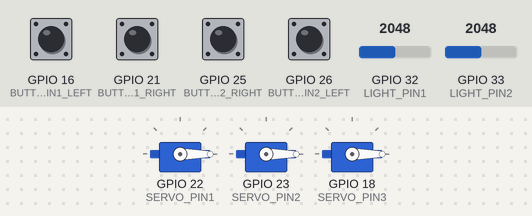
This sketch was run on a simulated ESP32. Shown: 3 × servo. Inputs (shaded band) come from the test bench; at power-on: GPIO 16 (BUTTON_PIN1_LEFT), GPIO 21 (BUTTON_PIN1_RIGHT), GPIO 25 (BUTTON_PIN2_RIGHT), GPIO 26 (BUTTON_PIN2_LEFT) HIGH, GPIO 32 (LIGHT_PIN1) = 2048, GPIO 33 (LIGHT_PIN2) = 2048. WiFi joins after 1.5 s; servers stay silent unless stated; what the sketch prints to the serial monitor is not drawn.

Above: at 2.7 s.
2.8 s: GPIO 16 (BUTTON_PIN1_LEFT) pulled LOW for 1 s
At 2.92 s:
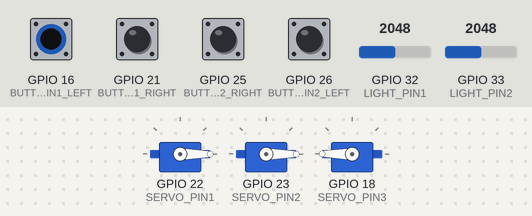
5.8 s: GPIO 21 (BUTTON_PIN1_RIGHT) pulled LOW for 0.15 s
At 7.0 s:
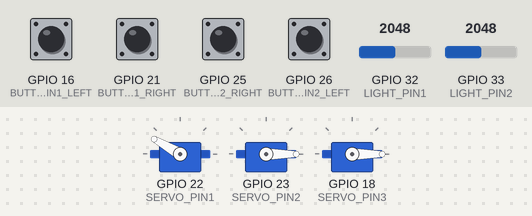
7.4 s: GPIO 25 (BUTTON_PIN2_RIGHT) pulled LOW for 0.15 s
At 8.6 s:
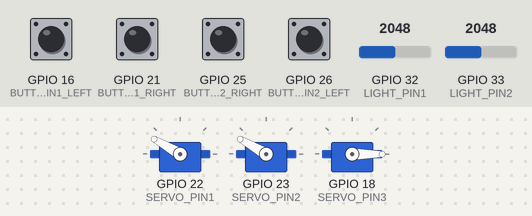
9.0 s: GPIO 26 (BUTTON_PIN2_LEFT) pulled LOW for 0.15 s
At 9.11 s:
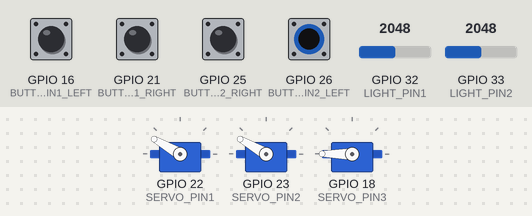
10.7 s: GPIO 21 (BUTTON_PIN1_RIGHT) pulled LOW for 1 s
At 12.8 s:
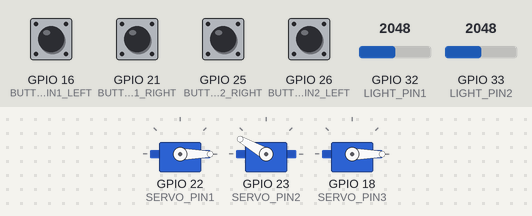
13.2 s: GPIO 16 (BUTTON_PIN1_LEFT) pulled LOW for 0.15 s
At 13.38 s:
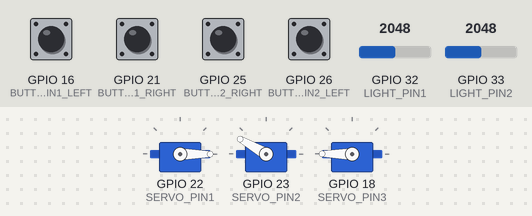
Timing chart, 0 to 15.9 s (numbered marks = the images above; inputs shaded):
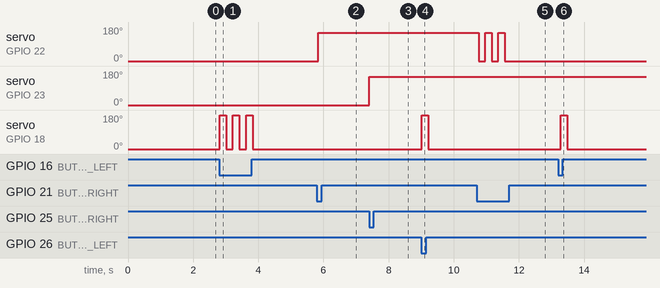

Measured:
- after the input at 2.8 s, servo on GPIO 18 (SERVO_PIN3): alternates 180° for 0.20 s and 0° for 0.20 s, 6 changes in all, then stays 0°, starting at once
- after the input at 5.8 s, servo on GPIO 22 (SERVO_PIN1): 0° → 150° at once
- after the input at 7.4 s, servo on GPIO 23 (SERVO_PIN2): 0° → 150° at once
- after the input at 9.0 s, servo on GPIO 18 (SERVO_PIN3): 0° → 180° at once, → 0° 0.20 s later
- after the input at 10.7 s, servo on GPIO 22 (SERVO_PIN1): alternates 150° for 0.20 s and 0° for 0.20 s, 5 changes in all, then stays 0°, starting after 0.07 s
- after the input at 13.2 s, servo on GPIO 18 (SERVO_PIN3): 0° → 180° after 0.08 s, → 0° 0.20 s later

The sketch:

cs334_final_project.ino
```cpp
#include <ESP32Servo.h>
#include <WebServer.h>
#include <WiFi.h>
#include <WiFiUdp.h>

#define LIGHT_PIN1 32
#define LIGHT_PIN2 33
#define SERVO_PIN1 22
#define SERVO_PIN2 23
#define BUTTON_PIN1_LEFT 16
#define BUTTON_PIN1_RIGHT 21
#define BUTTON_PIN2_LEFT 26
#define BUTTON_PIN2_RIGHT 25
#define STEPPER_IN1 19
#define STEPPER_IN2 18
#define STEPPER_IN3 5
#define STEPPER_IN4 17
#define SERVO_PIN3 18

const int delay_time = 100;
int started = 0;
int p1_score = 0;
int prev_photo_p1 = 0;
int p2_score = 0;
int prev_photo_p2 = 0;
int threshold = 600;
int pause_score = 0;
int p2_pos = 0;
int p1_pos = 0;
int shaker_pos = 0;
int shaker_move = 180;

Servo player1_servo;
Servo player2_servo;
Servo shaker_servo;

TaskHandle_t player1_task;
TaskHandle_t player2_task;

const char* ssid = "yale wireless";
WiFiUDP Udp;
unsigned int localUdpPort = 4210;
char incomingPacket[255];
const char * udpAddress = "172.29.33.169";
char packetBuffer[255];

void setup() {
  Serial.begin(115200);
  pinMode(LIGHT_PIN1, INPUT);
  pinMode(LIGHT_PIN2, INPUT);
  pinMode(BUTTON_PIN1_LEFT, INPUT_PULLUP);
  pinMode(BUTTON_PIN1_RIGHT, INPUT_PULLUP);
  pinMode(BUTTON_PIN2_LEFT, INPUT_PULLUP);
  pinMode(BUTTON_PIN2_RIGHT, INPUT_PULLUP);
  player1_servo.attach(SERVO_PIN1);
  player2_servo.attach(SERVO_PIN2);
  shaker_servo.attach(SERVO_PIN3);

  // multithreading for different players
  xTaskCreatePinnedToCore(
      player1, /* Function to implement the task */
      "player 1", /* Name of the task */
      10000,  /* Stack size in words */
      NULL,  /* Task input parameter */
      tskIDLE_PRIORITY,  /* Priority of the task */
      &player1_task,  /* Task handle. */
      0); /* Core where the task should run */

  // // multithreading for task 1 (rotating servo)
  xTaskCreatePinnedToCore(
      player2, /* Function to implement the task */
      "player 2", /* Name of the task */
      10000,  /* Stack size in words */
      NULL,  /* Task input parameter */
      1,  /* Priority of the task */
      &player2_task,  /* Task handle. */
      1); /* Core where the task should run */

  player1_servo.write(0);
  player2_servo.write(0);
  shaker_servo.write(0);
  p1_pos = 0;
  p2_pos = 0;
  shaker_pos = 0;
  prev_photo_p1 = analogRead(LIGHT_PIN1);
  prev_photo_p2 = analogRead(LIGHT_PIN2);

  int status = WL_IDLE_STATUS;
  WiFi.begin(ssid);
  Serial.println("");

  // Wait for connection
  while (WiFi.status() != WL_CONNECTED) {
    delay(500);
    Serial.print(".");
  }

  Serial.println("Connected to wifi");
  Serial.println(WiFi.localIP());
  Udp.begin(WiFi.localIP(), localUdpPort);
  Serial.printf("Now listening at IP %s, UDP port %d\n", WiFi.localIP().toString().c_str(), localUdpPort);
}

void loop() {}

void player1(void *parameter) {
  while (true) {
    // if (started == 0) {
    //   Udp.read(packetBuffer, 255);
    //   Serial.println(packetBuffer);
    //   delay(500);
    //   continue;
    // }

    int button_left = digitalRead(BUTTON_PIN1_LEFT);
    int button_right = digitalRead(BUTTON_PIN1_RIGHT);

      int goal = analogRead(LIGHT_PIN1);
      if (goal < prev_photo_p1 - threshold && goal < 50 && button_left != LOW) {
        if (pause_score == 0) {
          p1_score += 1;
          Serial.printf("new score p1! %d -> %d\n", prev_photo_p1, goal);
        }
        pause_score = 1;
      }
      prev_photo_p1 = goal;

    if (button_left == LOW) {
      shaker_pos = shaker_move;
      shaker_servo.write(shaker_move);
      delay(200);
      shaker_pos = 0;
      shaker_servo.write(0);
      delay(delay_time);
      pause_score = 0;
      Serial.println("player 1 button left");
    } else if (button_right == LOW) {
      if (p1_pos == 0) {
        p1_pos = 150;
        player1_servo.write(150);
      } else {
        p1_pos = 0;
        player1_servo.write(0);
      }
      delay(delay_time);
      Serial.println("player 1 button right");
      pause_score = 0;
    }

    // player1_servo.write(90);
    delay(delay_time);

    Serial.printf("%d, %d\n", p1_score, p2_score);
    Udp.beginPacket(udpAddress, localUdpPort);
    Udp.printf("%d, %d\n", p1_score, p2_score);
    Udp.endPacket();
  }
}

void player2(void *parameter) {
  while (true) {
    // if (started == 0) {
    //   Udp.read(packetBuffer, 255);
    //   Serial.println(packetBuffer);
    //   delay(500);
    //   continue;
    // }

    int goal = analogRead(LIGHT_PIN2);
    if (goal < prev_photo_p2 - threshold) {
      if (pause_score == 0) {
        p2_score += 1;
        Serial.printf("new score p2! %d -> %d\n", prev_photo_p2, goal);
      }
      pause_score = 1;
    }
    prev_photo_p2 = goal;

    // Serial.printf("player2 photoresistor: %d\n", goal);
    int button_left = digitalRead(BUTTON_PIN2_LEFT);
    int button_right = digitalRead(BUTTON_PIN2_RIGHT);

    if (button_left == LOW) {
      shaker_pos = shaker_move;
      shaker_servo.write(shaker_move);
      delay(200);
      shaker_pos = 0;
      shaker_servo.write(0);
      delay(delay_time);
      pause_score = 0;
      Serial.println("player 2 button left");
    } else if (button_right == LOW) {
      if (p2_pos == 0) {
        p2_pos = 150;
        player2_servo.write(150);
      } else {
        p2_pos = 0;
        player2_servo.write(0);
      }
      delay(delay_time);
      Serial.println("player 2 button right");
      pause_score = 0;
    }

    // player2_servo.write(90);
    delay(delay_time);
  }
}
```
